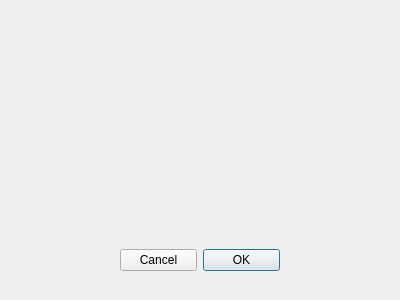
<?xml version="1.0" encoding="UTF-8"?>
<ui version="4.0">
 <class>Dialog</class>
 <widget class="QDialog" name="Dialog">
  <property name="geometry">
   <rect>
    <x>0</x>
    <y>0</y>
    <width>400</width>
    <height>300</height>
   </rect>
  </property>
  <property name="windowTitle">
   <string>Dialog</string>
  </property>
  <widget class="QDialogButtonBox" name="buttonBox">
   <property name="enabled">
    <bool>true</bool>
   </property>
   <property name="geometry">
    <rect>
     <x>120</x>
     <y>230</y>
     <width>160</width>
     <height>60</height>
    </rect>
   </property>
   <property name="layoutDirection">
    <enum>Qt::RightToLeft</enum>
   </property>
   <property name="orientation">
    <enum>Qt::Horizontal</enum>
   </property>
   <property name="standardButtons">
    <set>QDialogButtonBox::Cancel|QDialogButtonBox::Ok</set>
   </property>
  </widget>
  <widget class="QWidget" name="verticalLayoutWidget">
   <property name="geometry">
    <rect>
     <x>0</x>
     <y>0</y>
     <width>401</width>
     <height>231</height>
    </rect>
   </property>
   <layout class="QVBoxLayout" name="verticalLayout"/>
  </widget>
 </widget>
 <resources>
  <include location="../Images/login.qrc"/>
 </resources>
 <connections>
  <connection>
   <sender>buttonBox</sender>
   <signal>accepted()</signal>
   <receiver>Dialog</receiver>
   <slot>accept()</slot>
   <hints>
    <hint type="sourcelabel">
     <x>248</x>
     <y>254</y>
    </hint>
    <hint type="destinationlabel">
     <x>157</x>
     <y>274</y>
    </hint>
   </hints>
  </connection>
  <connection>
   <sender>buttonBox</sender>
   <signal>rejected()</signal>
   <receiver>Dialog</receiver>
   <slot>reject()</slot>
   <hints>
    <hint type="sourcelabel">
     <x>316</x>
     <y>260</y>
    </hint>
    <hint type="destinationlabel">
     <x>286</x>
     <y>274</y>
    </hint>
   </hints>
  </connection>
 </connections>
</ui>
